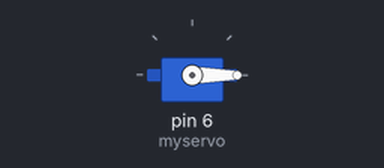
Simulated run of this sketch. Board: Arduino Uno, built with avr-gcc and run on an emulated ATmega328P. Parts: servo. What the sketch prints to the serial monitor is not drawn.

Above: at 0.05 s.
Timing chart, 0 to 5.2 s (numbered marks = the images above):
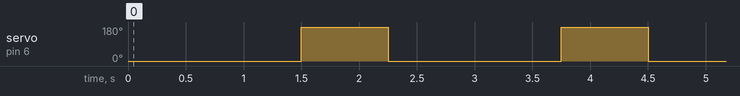

The sketch:

Servo_Test.ino
```cpp
/* Sweep
 Test Servo
 DONE
*/

#include <Servo.h>

Servo myservo;  // create servo object to control a servo
// twelve servo objects can be created on most boards

int pos = 0;    // variable to store the servo position

void setup() {
  Serial.begin(9600);
  myservo.attach(6);  // attaches the servo on pin 9 to the servo object
}

void loop() {
  // for (pos = 0; pos <= 180; pos += 1) { // goes from 0 degrees to 180 degrees
  //   // in steps of 1 degree
  //   myservo.write(pos);              // tell servo to go to position in variable 'pos'
  //   Serial.println(pos);
  //   delay(15);                       // waits 15ms for the servo to reach the position
  // }
  // for (pos = 180; pos >= 0; pos -= 1) { // goes from 180 degrees to 0 degrees
  //   myservo.write(pos);              // tell servo to go to position in variable 'pos'
  //   Serial.println(pos);
  //   delay(15);                       // waits 15ms for the servo to reach the position
  // }

  //Make servo go to 0 degrees
   myservo.write(0);
   Serial.println("1");
   delay(1500);
   // Make servo go to 90 degrees
  //  myservo.write(90);
  //  Serial.println("2");
  //  delay(1500);
   // Make servo go to 180 degrees
   myservo.write(180);
   Serial.println("3");
   delay(750);

}
```

Measured:
- by itself, servo on pin 6 (myservo): alternates 180° for 0.75 s and 0° for 1.5 s
